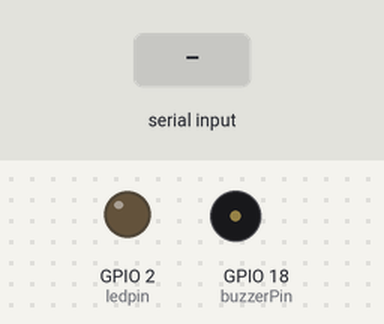
Bench run of a sketch on a simulated ESP32. Shown: output pins drawn as LEDs (lit = HIGH), buzzer (waves = sounding, pin HIGH). The test bench sets the inputs (shaded band).

Above: at 1.2 s.
1.3 s: "1" received over Serial
At 2.35 s:
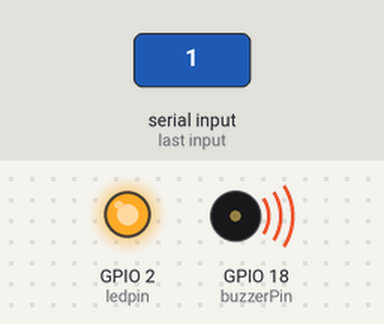
At 2.7 s:
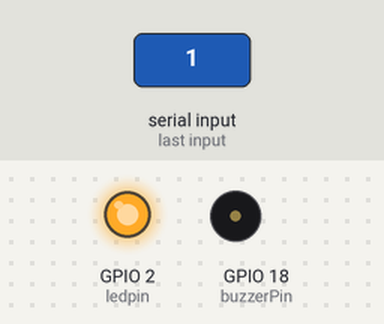
Timing chart, 0 to 4.3 s (numbered marks = the images above; inputs shaded):
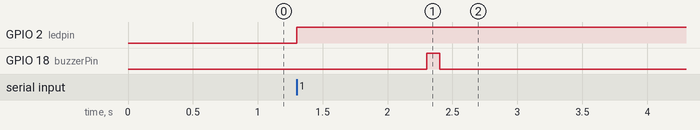

The sketch:

Serial_com_tester.ino
```cpp
/*
  Created 16 mar 2023 by Robin Wiklund

  Last updated 26 mar 2023
  by Robin Wiklund
*/


int buzzerPin = 18;  // set the buzzer pin
int ledpin = 2;      // set the internal led pin


void setup() {
  Serial.begin(9600); // baud rate. Default Data Bits: 8, stop bit: 1, No parity.
  pinMode(buzzerPin, OUTPUT); // set buzzer as output
  pinMode(ledpin, OUTPUT);    // set internal led as output
  }

void loop() {
  if (Serial.available() > 0) // if there is data available on the serial port
  {
    digitalWrite(ledpin, HIGH); // Serial has successfully received data

    String SerialString = Serial.readString();  //read until timeout
    SerialString.trim();                        // remove any \r \n whitespace at the end of the String
    if (SerialString.charAt(0) == '1') {  // First character is: 1
    digitalWrite(buzzerPin, HIGH);        // turn on the buzzer
      delay(100);  // wait for 500ms
      digitalWrite(buzzerPin, LOW);  // turn off the buzzer
      delay(100);
    } else { }
  }
}
```

Measured:
- after the input at 1.3 s, GPIO 2 (ledpin): LOW → HIGH at once; GPIO 18 (buzzerPin): LOW → HIGH after 1.0 s, → LOW 0.10 s later
